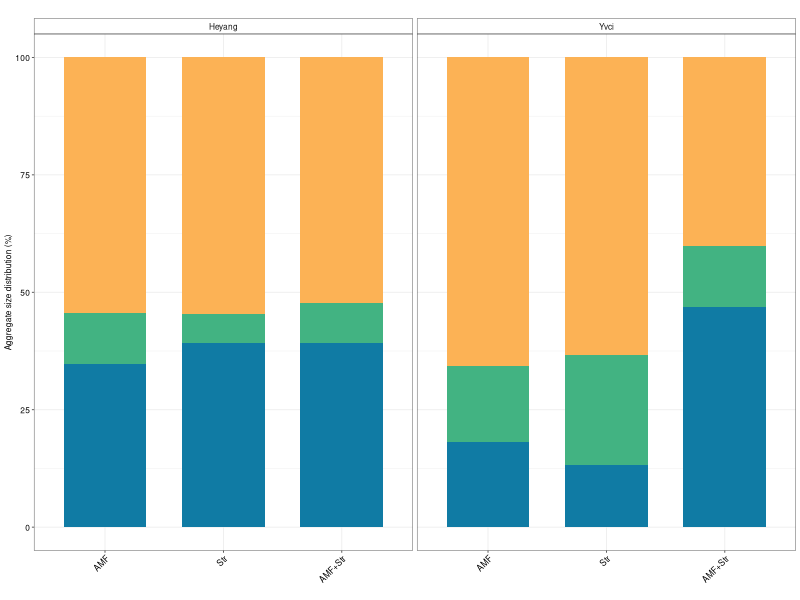
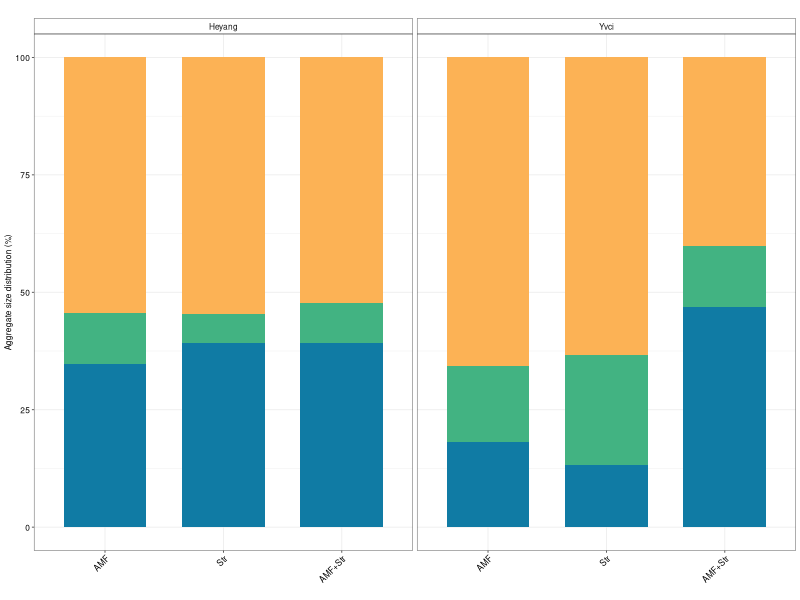

The R source for these figures, in order:
# ============================================================================
# Fig.1C: Topsoil aggregate size distribution (3 treatments x HY/YC)
# ============================================================================
library(ggplot2)
library(dplyr)
library(tidyr)

out_root <- "C:/Users/ADMIN/Desktop/Co-inoculation/Fig.1"
dir.create(out_root, showWarnings = FALSE, recursive = TRUE)
setwd(out_root)

# ---------- 1. Read data ----------
df <- read.csv("data/soil_enzyme_aggregate_summary.csv", header = TRUE, row.names = 1)
df <- df[grepl("T1|T2|T6", rownames(df)), c(1:4, 17:19)]
df <- df[grepl("Topsoil", df$Niche), ]
df$Site <- factor(df$Site, levels = c("HY", "YC"), labels = c("Heyang", "Yvci"))

# ---------- 2. Calculate mean of each component ----------
df_summary <- df %>%
  group_by(Group, Niche, Site, Treatment) %>%
  summarise(
    `Clay_Silt` = mean(X52um, na.rm = TRUE),
    `Microaggregates` = mean(X52.250um, na.rm = TRUE),
    `Macroaggregates` = mean(X250um, na.rm = TRUE),
    .groups = "drop"
  ) %>%
  pivot_longer(
    cols = c(`Clay_Silt`, `Microaggregates`, `Macroaggregates`),
    names_to = "component",
    values_to = "percentage"
  )

df_summary$component <- factor(df_summary$component,
                               levels = c("Clay_Silt", "Microaggregates", "Macroaggregates"))
df_summary$Treatment <- factor(df_summary$Treatment,
                               levels = c("AMF", "Str", "AMF+Str"),
                               labels = c("AMF", "Str", "AMF+Str"))

# ---------- 3. Plot ----------
p <- ggplot(df_summary, aes(x = Treatment, y = percentage, fill = component)) +
  geom_col(position = "stack", width = 0.7) +
  facet_grid(~Site, scales = "free_x", space = "free") +
  labs(x = "", y = "Aggregate size distribution (%)", title = "") +
  scale_fill_manual(values = c("Clay_Silt" = "#FCB255",
                               "Microaggregates" = "#42B382",
                               "Macroaggregates" = "#107BA4"),
                    labels = c("Clay_Silt" = "Clay + silt (≤52 μm)",
                               "Microaggregates" = "Microaggregates (52-250 μm)",
                               "Macroaggregates" = "Macroaggregates (≥250 μm)")) +
  theme_bw(base_size = 6) +
  theme(legend.title = element_blank(),
        legend.position = "none",
        axis.text.x = element_text(angle = 45, hjust = 1, size = 6),
        axis.text = element_text(color = "black", size = 6),
        axis.title = element_text(size = 6),
        legend.text = element_text(size = 6),
        strip.text = element_text(size = 6),
        strip.background = element_rect(fill = "white"))

ggsave(file.path(out_root, "Fig.1C_soil_aggregate.pdf"), p, width = 50, height = 40, units = "mm")
ggsave(file.path(out_root, "Fig.1C_soil_aggregate.png"), p, width = 50, height = 40, units = "mm", dpi = 300)
write.csv(df_summary, file.path(out_root, "Fig.1C_aggregate_data.csv"), row.names = FALSE)
cat("Fig.1C saved\n")
